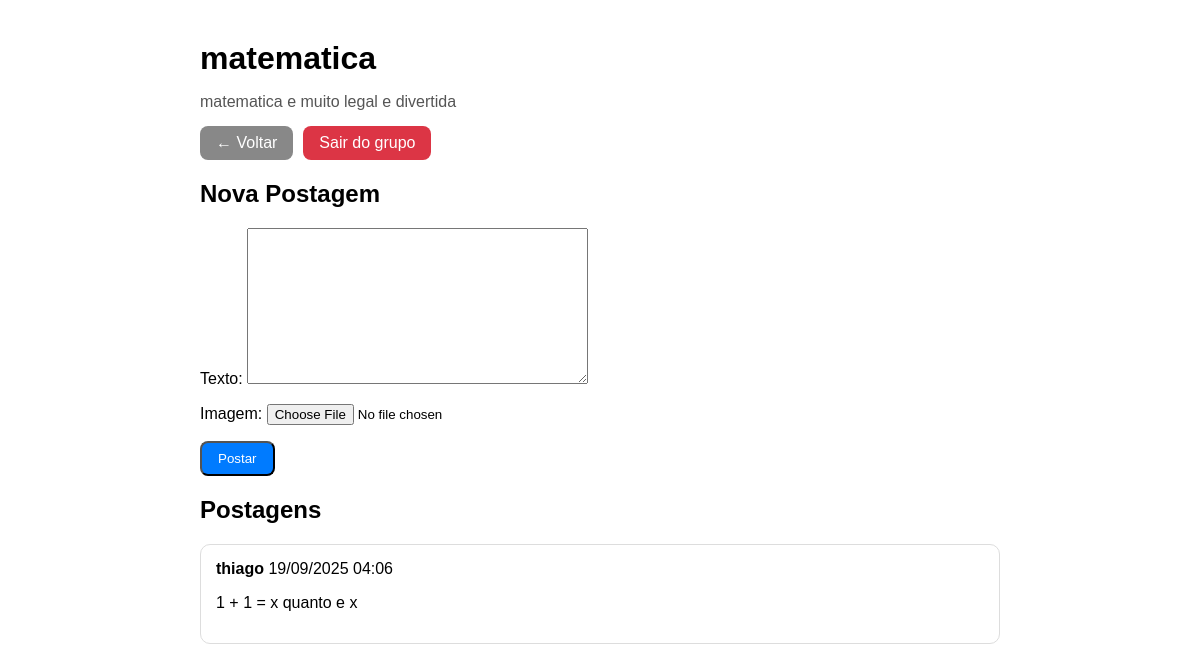
Page /grupos/3/ (signed in) on the committed database.
### tela_principal/models.py (models this page shows, shortened)
class Grupo(models.Model):
    nome = models.CharField(max_length=100)
    descricao = models.TextField()
    criador = models.ForeignKey(User, on_delete=models.CASCADE)
    participantes = models.ManyToManyField(User, related_name='grupos')
    imagem = models.ImageField(upload_to='grupo_pics/', blank=True, null=True)
    data_criacao = models.DateTimeField(auto_now_add=True)

class Postagem(models.Model):
    grupo = models.ForeignKey(Grupo, on_delete=models.CASCADE, related_name='postagens')
    autor = models.ForeignKey(User, on_delete=models.CASCADE)
    texto = models.TextField()
    imagem = models.ImageField(upload_to='postagens/', blank=True, null=True)
    data_criacao = models.DateTimeField(auto_now_add=True)

### tela_principal/views.py (the view)
# urls.py: path('grupos/<int:grupo_id>/', views.grupo_detail, name='grupo_detail'),
@login_required
def grupo_detail(request, grupo_id):
    grupo = get_object_or_404(Grupo, id=grupo_id)
    postagens = grupo.postagens.all().order_by('-data_criacao')
    if request.method == 'POST':
        form = PostagemForm(request.POST, request.FILES)
        if form.is_valid():
            postagem = form.save(commit=False)
            postagem.autor = request.user
            postagem.grupo = grupo
            postagem.save()
            return redirect('grupo_detail', grupo_id=grupo.id)
    else:
        form = PostagemForm()
    return render(request, 'tela_principal/grupo_detail.html', {
        'grupo': grupo,
        'postagens': postagens,
        'form': form
    })

### tela_principal/forms.py
class PostagemForm(forms.ModelForm):
    class Meta:
        model = Postagem
        fields = ['texto', 'imagem']

### tela_principal/templates/tela_principal/grupo_detail.html (shortened to what this page needs)
{% load static %}
<!DOCTYPE html>
<html lang="pt-br">
<head>
    <link rel="stylesheet" href="{% static 'tela_principal/css/detail.css' %}">
</head>
<body>
    <div class="container">
        <div class="grupo-header">
            <h1>{{ grupo.nome }}</h1>
            <p>{{ grupo.descricao }}</p>
            <div class="header-buttons">
                <a href="{% url 'dashboard' %}" class="btn voltar">← Voltar</a>
                {% if user in grupo.participantes.all %}
                    <a href="{% url 'sair_grupo' grupo.id %}" class="btn danger">Sair do grupo</a>
                {% else %}
                    <a href="{% url 'entrar_grupo' grupo.id %}" class="btn">Entrar no grupo</a>
                {% endif %}
            </div>
        </div>
        <div class="postar">
            <h2>Nova Postagem</h2>
            <form method="POST" enctype="multipart/form-data">
                {{ form.as_p }}
                <button type="submit" class="btn">Postar</button>
            </form>
        </div>
        <div class="postagens">
            <h2>Postagens</h2>
            {% for postagem in postagens %}
                <div class="post">
                    <div class="post-header">
                        <strong>{{ postagem.autor.username }}</strong>
                        <span class="data">{{ postagem.data_criacao|date:"d/m/Y H:i" }}</span>
                    </div>
                    <p>{{ postagem.texto }}</p>
                </div>
            {% empty %}
                <p class="empty">Nenhuma postagem ainda.</p>
            {% endfor %}
        </div>
    </div>
</body>
</html>

### tela_principal/static/tela_principal/css/detail.css (style rules this page uses)
.container { max-width: 800px; margin: 40px auto; padding: 0 20px; font-family: Arial, sans-serif; }
.grupo-header h1 { margin-bottom: 5px; }
.grupo-header p { margin-bottom: 15px; color: #555; }
.header-buttons { display: flex; gap: 10px; flex-wrap: wrap; margin-bottom: 20px; }
.btn { display: inline-block; padding: 8px 16px; background-color: #007bff; color: #fff; border-radius: 8px; text-decoration: none; transition: background-color 0.3s; }
.btn.voltar { background-color: #888; }
.btn.danger { background-color: #dc3545; }
.postagens .post { border: 1px solid #ddd; padding: 15px; border-radius: 10px; margin-bottom: 15px; }

### rows in the picture
Grupo: nome "matematica", descricao "matematica e muito legal e divertida"
Postagem: autor.username "thiago", data_criacao "19/09/2025 04:06", texto "1 + 1 = x quanto e x"
